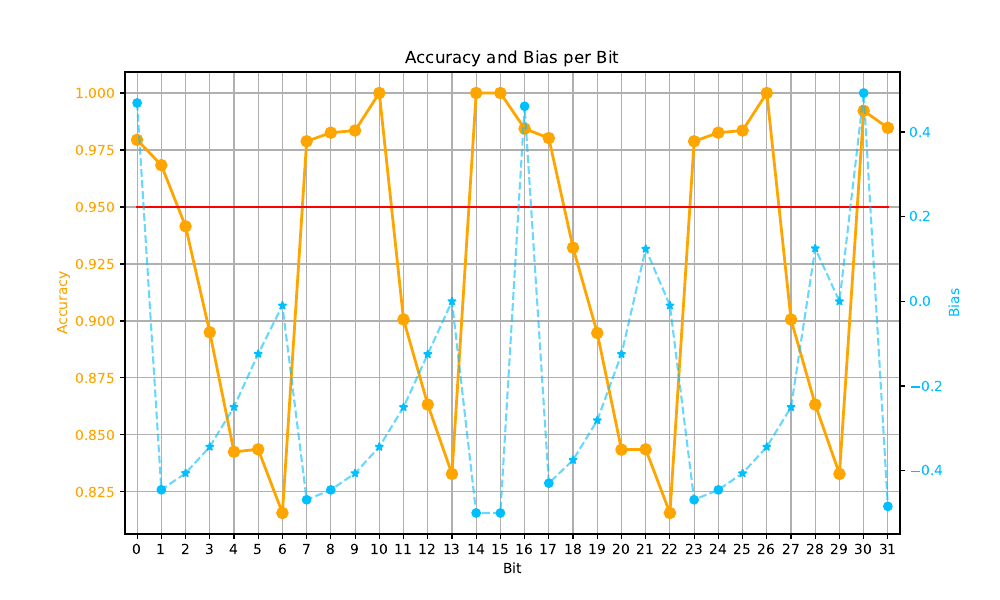

The Python source for this figure:
import numpy as np
import matplotlib.pyplot as plt
from tensorflow.keras.models import load_model

import os
import sys

sys.path.append(os.path.abspath('../ciphers'))

import speck3264 as speck3264

cipher_dict = {
    "speck3264":speck3264
}


def diff_bias_analysis(cipher, eval_dataset_size, num_rounds, backwards_num, diff):
    X, Y = cipher_dict['speck3264'].make_train_data_for_predict(eval_dataset_size, num_rounds, backwards_num, diff)
    return np.mean(Y, axis=0)


def analysis(net, cipher, eval_dataset_size, num_rounds, backwards_num, diff):
    X, Y = cipher.make_train_data_for_predict(eval_dataset_size, num_rounds, backwards_num, diff)

    Y_pred = net.predict(X, batch_size=10000)
    Y_pred_bool = (Y_pred > 0.5).astype(int)

    accuracy_per_dim = []
    for i in range(Y.shape[1]):
        correct_predictions = np.sum(Y_pred_bool[:, i] == Y[:, i])
        accuracy = correct_predictions / eval_dataset_size
        accuracy_per_dim.append(accuracy)

    return accuracy_per_dim


def show_combined_analysis(acc_input, bias_input):
    # Bit positions for which we will plot bias with points
    special_bits = {0, 1, 7, 8, 14, 15, 16, 17, 23, 24, 30, 31}

    fig, ax1 = plt.subplots(figsize=(10, 6)) 

    # Plot accuracy on the left y-axis, with larger markers and line width
    ax1.plot(range(len(acc_input)), acc_input, marker='o', linestyle='-', color='orange', markersize=8, linewidth=2) 
    ax1.set_xlabel('Bit')
    ax1.set_ylabel('Accuracy', color='orange')
    ax1.tick_params(axis='y', labelcolor='orange')
    ax1.set_title('Accuracy and Bias per Bit') 
    ax1.grid(True)

    # Change the red horizontal line at acc = 0.95 to a solid line, matching the width of the accuracy line
    ax1.plot([0, len(acc_input)-1], [0.95, 0.95], color='red', linestyle='-', linewidth=2)

    # Create a second y-axis to plot bias
    ax2 = ax1.twinx()

    # Plot bias as a dashed line
    ax2.plot(range(len(bias_input)), bias_input, linestyle='--', color='deepskyblue', alpha=0.6)

    # Plot bias with '*' for most positions, but use 'o' (points) for special bits
    for i in range(len(bias_input)):
        if i in special_bits:
            ax2.plot(i, bias_input[i], marker='o', color='deepskyblue', linestyle='')  # 'o' for special bits
        else:
            ax2.plot(i, bias_input[i], marker='*', color='deepskyblue', linestyle='')  # '*' for other bits

    ax2.set_ylabel('Bias', color='deepskyblue')
    ax2.tick_params(axis='y', labelcolor='deepskyblue')

    # Set x-ticks to match the number of bits
    plt.xticks(np.arange(len(acc_input)))

    # Adjust the x-axis limits to ensure the red line spans the entire width of the plot
    ax1.set_xlim(-0.5, len(acc_input) - 0.5)

    # Save the combined plot without legend
    # plt.savefig('analysis.png')
    # plt.close()
    # print(f"The combined plot  has been saved at analysis.png")
    plt.savefig('analysis.pdf')
    print(f"The combined plot  has been saved at analysis.pdf")


if __name__ == '__main__':
    net0 = load_model('./freshly_trained_nets/best5backwards2_0.h5')
    accuracy_per_dim_0 = analysis(net0, cipher_dict['speck3264'], 10**6, 5, 2, (0x0040, 0))
    print("net0 finished")
    net1 = load_model('./freshly_trained_nets/best5backwards2_1.h5')
    accuracy_per_dim_1 = analysis(net1, cipher_dict['speck3264'], 10**6, 5, 2, (0x0040, 0))
    print("net1 finished")
    net2 = load_model('./freshly_trained_nets/best5backwards2_2.h5')
    accuracy_per_dim_2 = analysis(net2, cipher_dict['speck3264'], 10**6, 5, 2, (0x0040, 0))
    print("net2 finished")
    net3 = load_model('./freshly_trained_nets/best5backwards2_3.h5')
    accuracy_per_dim_3 = analysis(net3, cipher_dict['speck3264'], 10**6, 5, 2, (0x0040, 0))
    print("net3 finished")
    net4 = load_model('./freshly_trained_nets/best5backwards2_4.h5')
    accuracy_per_dim_4 = analysis(net4, cipher_dict['speck3264'], 10**6, 5, 2, (0x0040, 0))
    print("net4 finished")
    net5 = load_model('./freshly_trained_nets/best5backwards2_5.h5')
    accuracy_per_dim_5 = analysis(net5, cipher_dict['speck3264'], 10**6, 5, 2, (0x0040, 0))
    print("net5 finished")
    net6 = load_model('./freshly_trained_nets/best5backwards2_6.h5')
    accuracy_per_dim_6 = analysis(net6, cipher_dict['speck3264'], 10**6, 5, 2, (0x0040, 0))
    print("net6 finished")
    net7 = load_model('./freshly_trained_nets/best5backwards2_7.h5')
    accuracy_per_dim_7 = analysis(net7, cipher_dict['speck3264'], 10**6, 5, 2, (0x0040, 0))
    print("net7 finished")
    net8 = load_model('./freshly_trained_nets/best5backwards2_8.h5')
    accuracy_per_dim_8 = analysis(net8, cipher_dict['speck3264'], 10**6, 5, 2, (0x0040, 0))
    print("net8 finished")
    net9 = load_model('./freshly_trained_nets/best5backwards2_9.h5')
    accuracy_per_dim_9 = analysis(net9, cipher_dict['speck3264'], 10**6, 5, 2, (0x0040, 0))
    print("net9 finished")
    accuracy_per_dim = [accuracy_per_dim_0, accuracy_per_dim_1, accuracy_per_dim_2, accuracy_per_dim_3, accuracy_per_dim_4, accuracy_per_dim_5, accuracy_per_dim_6, accuracy_per_dim_7, accuracy_per_dim_8, accuracy_per_dim_9]
    print("accuracy_per_dim: \n", accuracy_per_dim)
    avg_accuracy_per_dim = np.mean(np.vstack(accuracy_per_dim), axis=0)
    print("avg_accuracy_per_dim: \n", avg_accuracy_per_dim)
    
    bias_per_dim = diff_bias_analysis(cipher_dict['speck3264'], 10**7, 5, 2, (0x0040, 0))
    
    show_combined_analysis(avg_accuracy_per_dim, bias_per_dim - 0.5)
